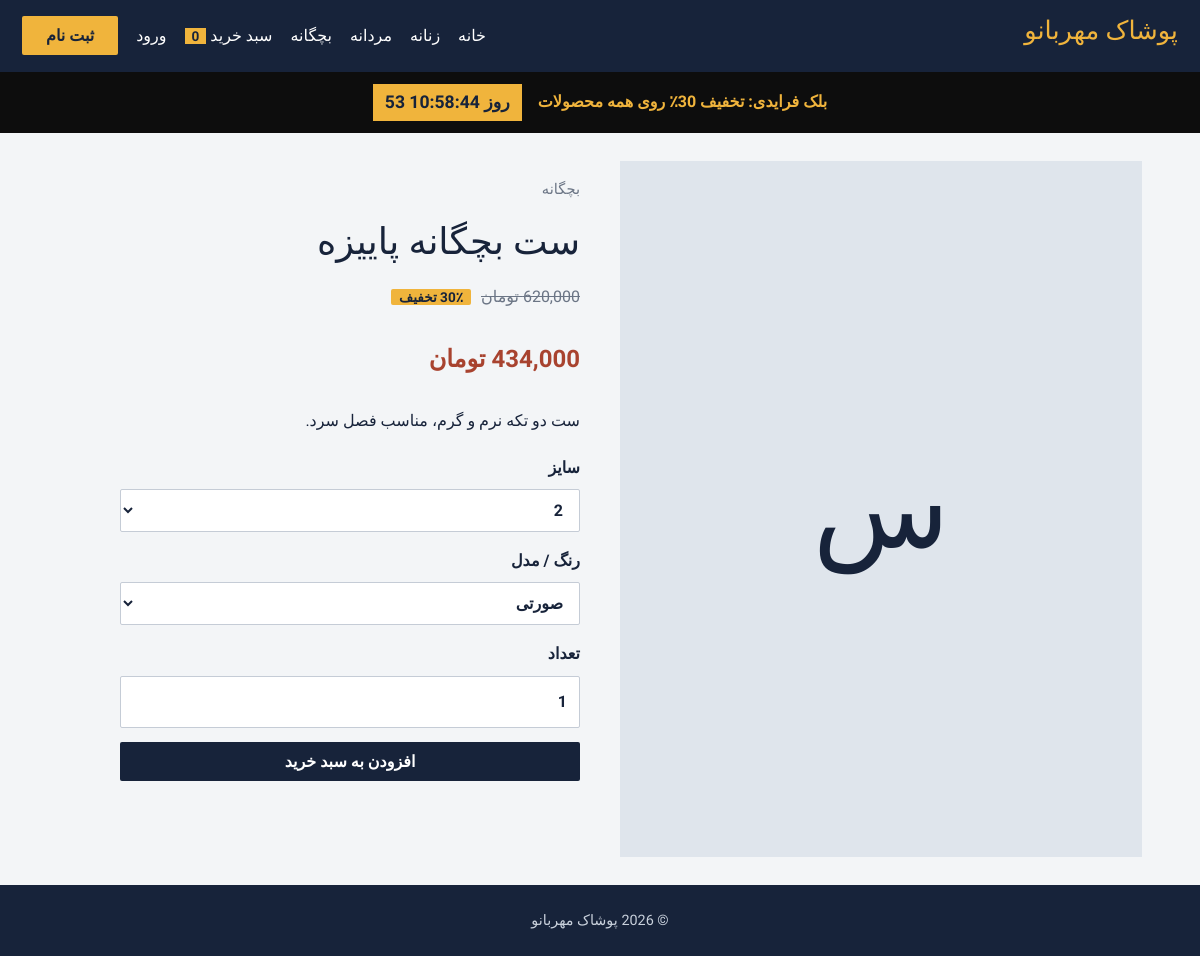
The app's page /product.php?id=3 with its own data.
### tables this page shows
CREATE TABLE products (
  id INT AUTO_INCREMENT PRIMARY KEY,
  title VARCHAR(200) NOT NULL,
  category VARCHAR(50),
  description TEXT,
  price INT NOT NULL,
  discount_percent TINYINT DEFAULT 0,
  sizes VARCHAR(200),
  colors VARCHAR(200),
  stock INT DEFAULT 0,
  image VARCHAR(255) NULL,
  is_active TINYINT(1) DEFAULT 1,
  created_at TIMESTAMP DEFAULT CURRENT_TIMESTAMP
);

### includes/bootstrap.php (called while the page is built, shortened)
<?php
function db(): PDO {
    static $pdo;
    return $pdo ??= new PDO('mysql:host='.DB_HOST.';dbname='.DB_NAME.';charset=utf8mb4', DB_USER, DB_PASS, [
        PDO::ATTR_ERRMODE => PDO::ERRMODE_EXCEPTION,
        PDO::ATTR_DEFAULT_FETCH_MODE => PDO::FETCH_ASSOC,
        PDO::ATTR_EMULATE_PREPARES => false,
    ]);
}
function e($v): string { return htmlspecialchars((string)$v, ENT_QUOTES, 'UTF-8'); }
function money(int $n): string { return number_format($n).' تومان'; }
function setting(string $k): ?string {
    $s = db()->prepare('SELECT v FROM settings WHERE k=?'); $s->execute([$k]);
    $v = $s->fetchColumn(); return $v === false ? null : $v;
}
function bf_percent(): int {
    static $pct = null;
    if ($pct === null) {
        $ends = setting('bf_ends');
        $on = setting('bf_active') === '1' && (!$ends || strtotime($ends) > time());
        $pct = $on ? (int)setting('bf_percent') : 0;
    }
    return $pct;
}
function unit_price(array $p): array {
    $pct = max((int)$p['discount_percent'], bf_percent());
    return ['final' => (int)round($p['price'] * (100 - $pct) / 100), 'percent' => $pct];
}

### product.php (the view, shortened to what this page needs)
<?php
require 'includes/bootstrap.php';
$st = db()->prepare('SELECT * FROM products WHERE id=? AND is_active=1');
$st->execute([(int)($_GET['id'] ?? 0)]);
$p = $st->fetch();
$sizes = array_map('trim', explode(',', $p['sizes']));
$colors = array_map('trim', explode(',', $p['colors']));
$pr = unit_price($p);
include 'includes/header.php';
?>
<div class="product">
  <div class="thumb big">
    <?php if ($p['image']): ?><img src="<?= e($p['image']) ?>" alt=""><?php else: ?><?= e(mb_substr($p['title'], 0, 1)) ?><?php endif; ?>
  </div>
  <div>
    <p class="note"><?= e($p['category']) ?></p>
    <h1><?= e($p['title']) ?></h1>
    <?php if ($pr['percent']): ?><p><del><?= money((int)$p['price']) ?></del> <span class="badge">٪<?= $pr['percent'] ?> تخفیف</span></p><?php endif; ?>
    <p class="price"><?= money($pr['final']) ?></p>
    <p><?= nl2br(e($p['description'])) ?></p>
    <?php if ((int)$p['stock'] > 0): ?>
    <form method="post" class="form">
      <label>سایز
        <select name="size"><?php foreach ($sizes as $s): ?><option><?= e($s) ?></option><?php endforeach; ?></select>
      </label>
      <label>رنگ / مدل
        <select name="color"><?php foreach ($colors as $c): ?><option><?= e($c) ?></option><?php endforeach; ?></select>
      </label>
      <label>تعداد <input type="number" name="qty" value="1" min="1" max="10"></label>
      <button class="btn">افزودن به سبد خرید</button>
    </form>
    <?php else: ?><p class="out">ناموجود</p><?php endif; ?>
  </div>
</div>
<?php include 'includes/footer.php'; ?>

### assets/css/style.css (style rules this page uses)
:root { --ink:#17233a;--paper:#f3f5f7;--saffron:#f0b43c;--madder:#a8432f;--mute:#6b7585;--line:#dde2e8 }
* { box-sizing:border-box }
html { scroll-behavior:smooth }
body { margin:0;background:var(--paper);color:var(--ink);font:400 16px/1.9 Vazirmatn,Tahoma,sans-serif }
h1,h2,h3,.logo { font-family:Lalezar,Vazirmatn,sans-serif;font-weight:400;line-height:1.3;margin:0 0 .4em }
h1 { font-size:2.3rem }
.btn { display:inline-block;background:var(--ink);color:#fff;border:0;border-radius:2px;padding:10px 24px;font:700 1rem Vazirmatn,sans-serif;cursor:pointer }
input,select,textarea { font:inherit;padding:10px 12px;border:1px solid #c5ccd6;border-radius:2px;background:#fff;color:inherit;width:100% }
.thumb { aspect-ratio:3/4;background:#dfe5ec;display:flex;align-items:center;justify-content:center;font-family:Lalezar,sans-serif;font-size:3.5rem;overflow:hidden;margin-bottom:12px }
.price { font-weight:700;color:var(--madder) }
del { color:var(--mute);margin-left:6px }
.badge { background:var(--saffron);color:var(--ink);font-weight:700;padding:0 8px;font-size:.85rem;border-radius:2px }
.product { display:grid;grid-template-columns:1fr 1fr;gap:40px }
.thumb.big { font-size:7rem;margin:0 }
.product .price { font-size:1.5rem }
.form { display:grid;gap:14px;max-width:460px }
.form label { display:grid;gap:6px;font-weight:700 }
.note { color:var(--mute);font-size:.92rem }

### records on screen
products: title "س", category "بچگانه", title "ست بچگانه پاییزه", price "620,000 تومان", description "ست دو تکه نرم و گرم، مناسب فصل سرد.", size "2", color "صورتی"

### other values on screen
SITE_NAME "پوشاک مهربانو"
$c "زنانه"
$c "مردانه"
$c "بچگانه"
array_sum(cart()) "0"
$bf "30"
$pr['percent'] "30"
money($pr['final']) "434,000 تومان"
